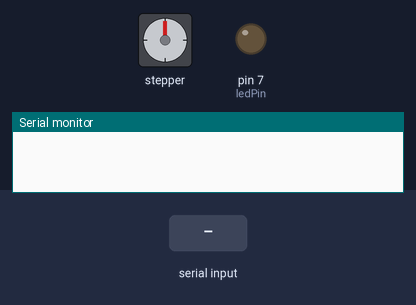
The sketch below on a simulated Arduino Uno, built with avr-gcc and run on an emulated ATmega328P. Parts: stepper motor, output pins drawn as LEDs (lit = HIGH), the last lines printed to the serial monitor. The inputs (shaded band) are chosen by the test bench. Stepper angles assume 200 steps per turn.

Above: at 1.2 s.
1.3 s: "z90\n" received over Serial
At 2.3 s:
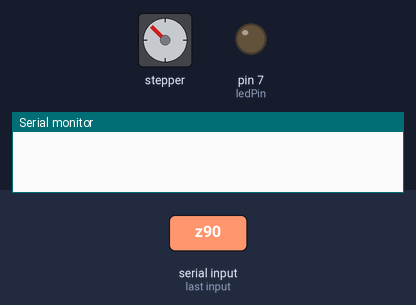
4.3 s: "r90\n" received over Serial
At 7.2 s:
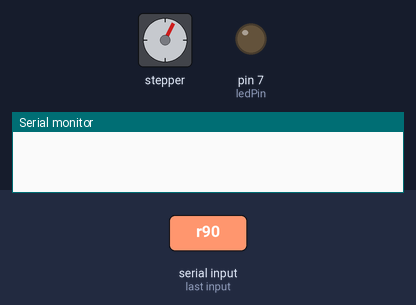
7.3 s: "r90\n" received over Serial
At 11.2 s:
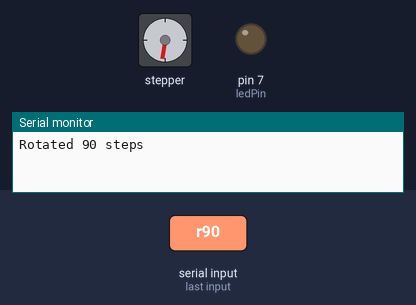
Timing chart, 0 to 12.7 s (numbered marks = the images above; inputs shaded):
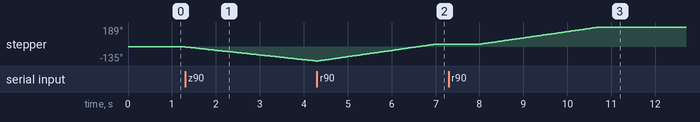

The sketch:

yeet.ino.ino
```cpp
#include <Stepper.h>

const int DELAY_ROTATE_TO = 1000;
const int DELAY_ZERO_SEARCH = 10;

enum mode {
  none,
  zeroSearch,
  rotateTo
};


const byte ledPin = 7;
const byte interruptPin = 6;
const int stepsPerRevolution = 200;
volatile byte passedZero = false;

mode currentAction = none;
String command;
int target = 0;
int counter = 0;

Stepper stepper(stepsPerRevolution, 8, 9, 11, 10);


void setup() {
  pinMode(ledPin, OUTPUT);
  pinMode(interruptPin, INPUT);
  Serial.begin(9600);
  attachInterrupt(digitalPinToInterrupt(interruptPin), zeroPing, RISING);
  stepper.setSpeed(10);
}

void loop() {
  if(Serial.available() > 0 ) {
    command = Serial.readStringUntil('\n');
    char op = command.charAt(0);
    if(op == 'z') {
      zero();
    } else if(op == 'r') {
      rotate(command.substring(1).toInt());
    }
  } else if(currentAction == zeroSearch) {
    if(passedZero){
      Serial.print("Found zero in ");
      Serial.print(counter);
      Serial.println(" steps");
      currentAction = none;
    } else {
      stepper.step(-1);
      counter += 1;
      delay(DELAY_ZERO_SEARCH);
    }
  } else if (currentAction == rotateTo) {
    stepper.step(target);
    delay(DELAY_ROTATE_TO);
    currentAction = none;
    Serial.print("Rotated ");
    Serial.print(target);
    Serial.println(" steps");
  }
}

void rotate(int steps) {
  target = steps;
  currentAction = rotateTo;
}

void zero() {
  passedZero = false;
  counter = 0;
  currentAction = zeroSearch;
}

void zeroPing() {
  passedZero = true;
}
```

Measured:
- after the input at 1.3 s, stepper: keeps turning counter-clockwise at about 45°/s, starting at once
- after the input at 7.3 s, stepper: turns 162° clockwise in 2.7 s, starting after 0.74 s
